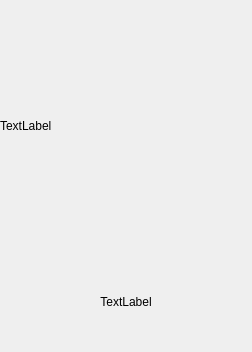
<?xml version="1.0" encoding="UTF-8"?>
<ui version="4.0">
 <class>zloginwidget</class>
 <widget class="QWidget" name="zloginwidget">
  <property name="geometry">
   <rect>
    <x>0</x>
    <y>0</y>
    <width>252</width>
    <height>352</height>
   </rect>
  </property>
  <property name="minimumSize">
   <size>
    <width>0</width>
    <height>1</height>
   </size>
  </property>
  <property name="windowTitle">
   <string>Form</string>
  </property>
  <layout class="QVBoxLayout" name="verticalLayout">
   <property name="spacing">
    <number>0</number>
   </property>
   <property name="leftMargin">
    <number>0</number>
   </property>
   <property name="topMargin">
    <number>0</number>
   </property>
   <property name="rightMargin">
    <number>0</number>
   </property>
   <property name="bottomMargin">
    <number>0</number>
   </property>
   <item>
    <widget class="QLabel" name="labelImage">
     <property name="sizePolicy">
      <sizepolicy hsizetype="Expanding" vsizetype="Expanding">
       <horstretch>0</horstretch>
       <verstretch>0</verstretch>
      </sizepolicy>
     </property>
     <property name="text">
      <string>TextLabel</string>
     </property>
     <property name="scaledContents">
      <bool>false</bool>
     </property>
    </widget>
   </item>
   <item>
    <widget class="QLabel" name="labelStatus">
     <property name="minimumSize">
      <size>
       <width>0</width>
       <height>100</height>
      </size>
     </property>
     <property name="text">
      <string>TextLabel</string>
     </property>
     <property name="alignment">
      <set>Qt::AlignCenter</set>
     </property>
    </widget>
   </item>
  </layout>
 </widget>
 <resources/>
 <connections/>
</ui>
